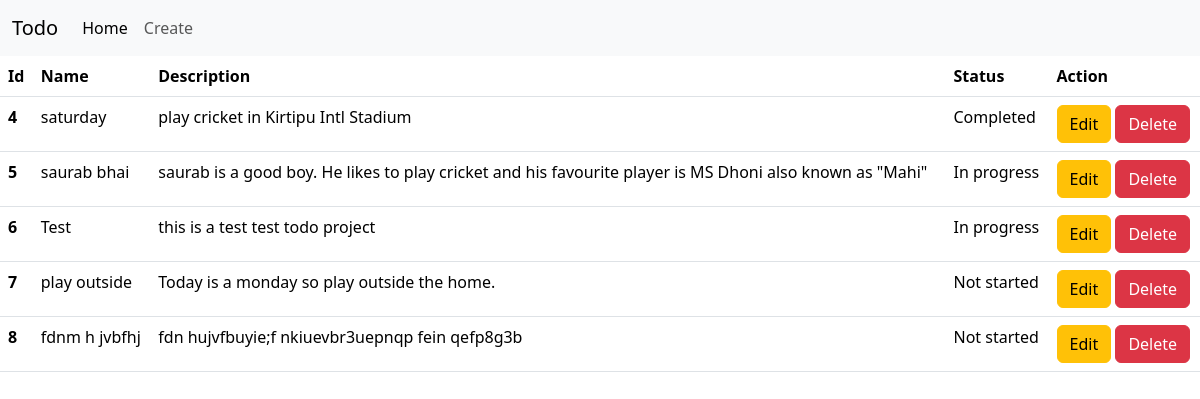
The page / on the database its author committed.
### base/models.py (models this page shows)
class Todo(models.Model):
    name = models.CharField(max_length=500)
    description = models.TextField()
    status = models.CharField(max_length=200)

### base/views.py (the view)
# urls.py: 2. Add a URL to urlpatterns:  path('', views.home, name='home')
def home(request):
    todo_objs = Todo.objects.all()
    data = {'todos':todo_objs}
    return render(request,'index.html',context=data)

### templates/index.html (shortened to what this page needs)
<!DOCTYPE html>
<html lang="en">
<head>
    <link href="https://cdn.jsdelivr.net/npm/bootstrap@5.3.3/dist/css/bootstrap.min.css" rel="stylesheet">
</head>
<body>
    {% include "nav.html" %}
    <table class="table">
        <thead>
          <tr>
            <th scope="col">Id</th>
            <th scope="col">Name</th>
            <th scope="col">Description</th>
            <th scope="col">Status</th>
            <th scope="col">Action</th>
          </tr>
        </thead>
        <tbody>
            {% for todo in todos%}
          <tr>
            <th scope="row">{{todo.id}}</th>
            <td>{{todo.name}}</td>
            <td>{{todo.description}}</td>
            <td>{{todo.status}}</td>
            <td><a href="{% url 'edit' pk=todo.id %}"><button type ="button" class="btn btn-warning">Edit</button></a> <a href="{% url 'delete' pk=todo.id %}"><button type ="button" class="btn btn-danger">Delete</button></a></td>
          </tr>
            {% endfor %}
        </tbody>
    </table>
</body>
</html>

### templates/nav.html (shortened to what this page needs)
<nav class="navbar navbar-expand-lg bg-body-tertiary">
    <div class="container-fluid">
      <a class="navbar-brand" href="{% url 'home'%}">Todo</a>
      <div class="collapse navbar-collapse" id="navbarNavAltMarkup">
        <div class="navbar-nav">
          <a class="nav-link active" aria-current="page" href="#">Home</a>
          <a class="nav-link" href="{% url 'create' %}">Create</a>
        </div>
      </div>
    </div>
  </nav>

### rows shown on the page
Todo: id "4", name "saturday", description "play cricket in Kirtipu Intl Stadium", status "Completed"
Todo: id "5", name "saurab bhai", description "saurab is a good boy. He likes to play cricket and his favourite player is MS Dhoni also known as \"Mahi\"", status "In progress"
Todo: id "6", name "Test", description "this is a test test todo project", status "In progress"
Todo: id "7", name "play outside", description "Today is a monday so play outside the home.", status "Not started"
Todo: id "8", name "fdnm h jvbfhj", description "fdn hujvfbuyie;f nkiuevbr3uepnqp fein qefp8g3b", status "Not started"
